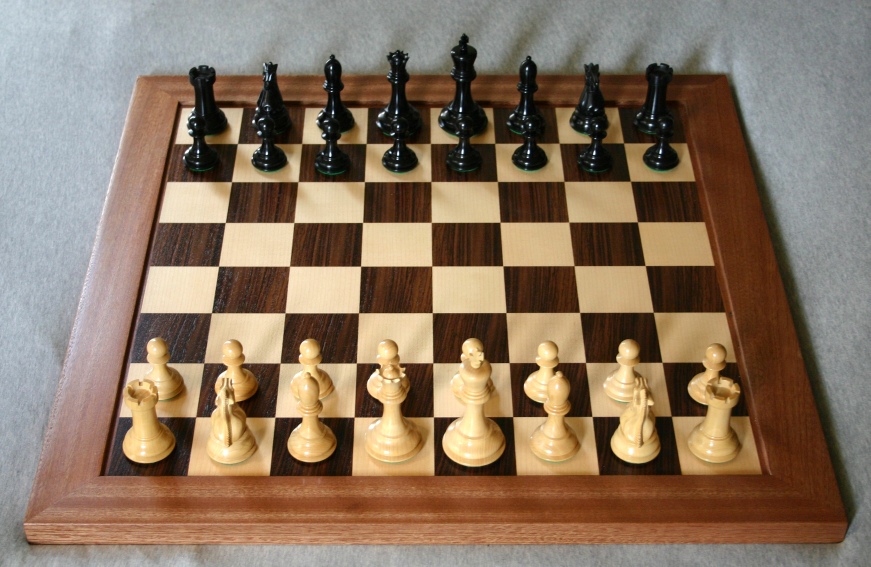
#> input picture Lab 10/chess.jpg, 2611 x 1699 px (shown at 1/3 size)
$ python main.py
#> lines starting #> are read from the running program, lines starting #| are printed output that depends on the picture; after the words box and inside, x2 and y2 are one past the last pixel; in counts of white or black regions, pixels touching at a corner belong together
### Lab 10/vanishing.py
import cv2
import numpy as np

# Find vanishing point directions.
# Inputs:
#   houghLines:  An array of size (N,1,4), which is the output of cv2.HoughLinesP
#   bgr_img:  The original input image (in blue-green-red format)
#   num_to_find:  The desired number of vanishing points to find
#   K:  The camera matrix (if known)
# Outputs:
#   vanishing_directions: A list of num_to_find vectors, each 3 dimensional
def find_vanishing_point_directions(houghLines, bgr_img, num_to_find=3, K=None):
    assert(houghLines.shape[1] == 1)
    assert(houghLines.shape[2] == 4)
    vanishing_directions = []

    # For visualizing the lines, draw on a grayscale version of the image.
    bgr_display = cv2.cvtColor(cv2.cvtColor(bgr_img, cv2.COLOR_BGR2GRAY), cv2.COLOR_GRAY2BGR)
    display_colors = [(0,0,255), (0,255,0), (255,0,0), (255,0,255), (0,255,255), (255,255,0)]

    # Find each vanishing point in turn.
    for n in range(num_to_find):
        d, contributing_lines = find_vanishing_pt(houghLines, bgr_img)
        print("Found a vanishing point with direction vector: ", d)
        print("Number of contributing lines: ", np.sum(contributing_lines))

        # Show contributing line segments.
        for i in range(0, len(houghLines)):
            if contributing_lines[i]:
                l = houghLines[i][0]
                cv2.line(bgr_display, (l[0], l[1]), (l[2], l[3]), display_colors[n], thickness=2, lineType=cv2.LINE_AA)
        cv2.imshow("Contributing line segments", bgr_display)
        cv2.waitKey(0)

        # Eliminate contributing lines and repeat.
        houghLines = houghLines[contributing_lines == False]

    return vanishing_directions

# This function uses RANSAC to find a set of line segments that fit a single vanishing point.
# See this post:  https://yichaozhou.com/post/20190402vanishingpoint/
def find_vanishing_pt(houghLines, bgr_img, K=None):
    best_vanishing_direction = None
    contributing_lines = []

    if K is None:
        # Estimate a camera matrix.
        image_width = bgr_img.shape[1]
        image_height = bgr_img.shape[0]
        f = image_width
        cx = image_width / 2
        cy = image_height / 2
        K = np.array([[f, 0, cx], [0, f, cy], [0, 0, 1]], dtype=np.double)
    Kinv = np.linalg.inv(K)

    num_lines = len(houghLines)
    if num_lines < 2:       # Need at least two lines
        return best_vanishing_direction, contributing_lines

    # Compute normals for each line segment.
    normals = np.ones((num_lines, 3))
    for i in range(num_lines):
        l = houghLines[i][0]
        e1 = Kinv @ np.array([l[0], l[1], 1])
        e2 = Kinv @ np.array([l[2], l[3], 1])
        v = np.cross(e1, e2)
        normals[i, :] = v / np.linalg.norm(v)

    NUM_ITERATIONS = 3000
    INLIER_THRESH = 0.03        # Maximum value of dot product
    best_num_inliers = 0

    for i in range(NUM_ITERATIONS):
        # Randomly pick two lines.
        i1 = np.random.randint(0, num_lines)
        i2 = np.random.randint(0, num_lines)
        if i1==i2:
            continue
        n1 = normals[i1]
        n2 = normals[i2]

        # Get the 3D line direction vector.
        d = np.cross(n1, n2)
        m = np.linalg.norm(d)
        if m < 1e-6:
            continue    # The two lines are colinear in the image; skip them
        d = d / np.linalg.norm(d)

        # Ok, count how many lines are consistent with direction d.
        # A line is consistent if its norm is perpendicular to d.
        residual_errors = np.zeros(num_lines)
        for j in range(num_lines):
            n = normals[j]
            residual_errors[j] = abs(np.dot(n, d))
        num_inliers = np.sum(residual_errors < INLIER_THRESH)
        if num_inliers > best_num_inliers:
            best_num_inliers = num_inliers
            best_vanishing_direction = d
            contributing_lines = residual_errors < INLIER_THRESH

    return best_vanishing_direction, contributing_lines

### Lab 10/main.py
# Name: Peter Kohler
# Class: CSCI 507
# Assignment: Lab 10
# Date: 11/5/21

import cv2
import numpy as np
import math
from vanishing import find_vanishing_pt
from vanishing import find_vanishing_point_directions

def main():
    for image in ["chess.jpg", "corridor1.jpg", "corridor2.jpg", "corridor3.png"]:

        MAX_WIDTH = 1000  # Shrink image to this width, if image is wider (don't need full size)


        bgr_img = cv2.imread(image)
#> bgr_img is the input picture: shape (1699, 2611, 3); mean B, G, R 97.9, 117.7, 137.7
        if bgr_img.shape[1] > MAX_WIDTH:
            s = MAX_WIDTH / bgr_img.shape[1]
            bgr_img = cv2.resize(bgr_img, dsize=None, fx=s, fy=s)
#> bgr_img: shape (651, 1000, 3)
        image_width = bgr_img.shape[1]
        image_height = bgr_img.shape[0]

        gray_img = cv2.cvtColor(bgr_img, cv2.COLOR_BGR2GRAY)

        # Smooth the image with a Gaussian filter.  If sigma is not provided, it
        # computes it automatically using   sigma = 0.3*((ksize-1)*0.5 - 1) + 0.8.
        gray_img = cv2.GaussianBlur(
            src=gray_img,
            ksize=(1, 1),  # kernel size (should be odd numbers; if 0, compute it from sigma)
            sigmaX=0, sigmaY=0)

        # Pick a threshold such that we get a relatively small number of edge points.
        thresh_canny = 200
        MIN_FRACT_EDGES = 0.05
        MAX_FRACT_EDGES = 0.08

        edge_img = cv2.Canny(
            image=gray_img,
            apertureSize=3,  # size of Sobel operator
            threshold1=thresh_canny,  # lower threshold
            threshold2=3 * thresh_canny,  # upper threshold
            L2gradient=True)  # use more accurate L2 norm
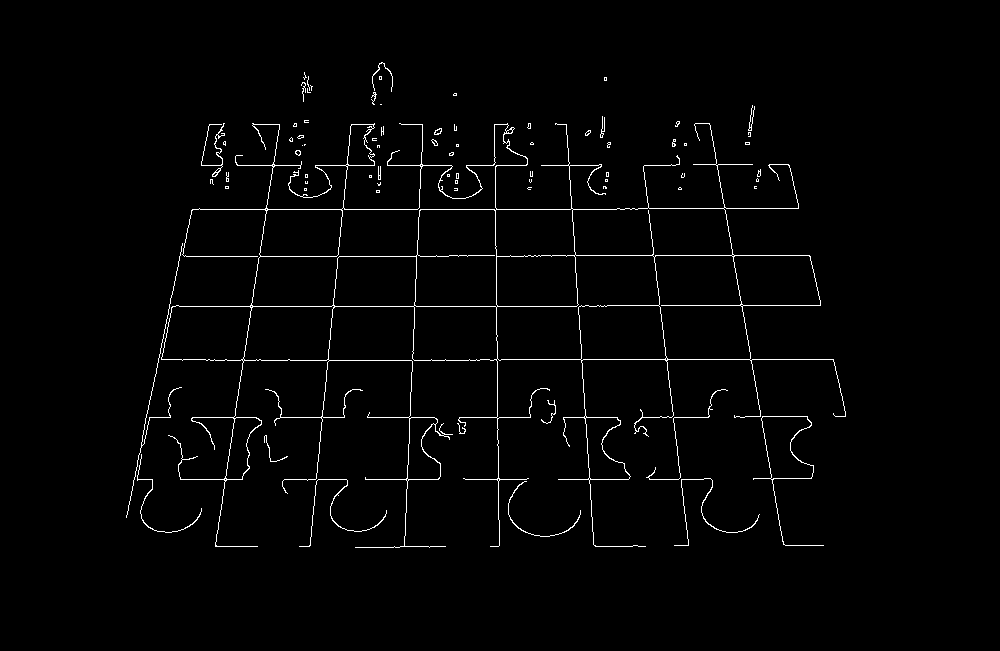
#> edge_img: shape (651, 1000); 1.7% white in thin lines or dots, all inside (x1, y1, x2, y2) = (126, 62, 846, 548)
        # cv2.imshow("Hello", edge_img)
        cv2.imwrite(str(image+" Edge Image.jpg"), edge_img)

        while np.sum(edge_img) / 255 < MIN_FRACT_EDGES * (image_width * image_height):
            print("Decreasing threshold ...")
            thresh_canny *= 0.9
            edge_img = cv2.Canny(
                image=gray_img,
                apertureSize=3,  # size of Sobel operator
                threshold1=thresh_canny,  # lower threshold
                threshold2=3 * thresh_canny,  # upper threshold
                L2gradient=True)  # use more accurate L2 norm
#> this loop made 13 passes
#> thresh_canny on passes 1 to 8: 180, 162, 145.8, 131.2, 118.1, 106.3, 95.66, 86.09
#> (printed output is left out)
#> after the loop, thresh_canny = 50.84
        while np.sum(edge_img) / 255 > MAX_FRACT_EDGES * (image_width * image_height):
            print("Increasing threshold ...")
            thresh_canny *= 1.1
            edge_img = cv2.Canny(
                image=gray_img,
                apertureSize=3,  # size of Sobel operator
                threshold1=thresh_canny,  # lower threshold
                threshold2=3 * thresh_canny,  # upper threshold
                L2gradient=True)  # use more accurate L2 norm
#> this loop made 0 passes
#> after the loop, thresh_canny = 50.84


        # Run Hough transform.  The output hough_lines has size (N,1,2), where N is #lines.
        # The 3rd dimension has values rho,theta for the line.
        MIN_HOUGH_VOTES_FRACTION = 0.04  # Minimum points on a line (as fraction of image width)
        MIN_LINE_LENGTH_FRACTION = 0.06

        # Define a threshold for the peak finder.
        houghThresh = int(image_width * MIN_HOUGH_VOTES_FRACTION)
        # Run Hough transform.  The output houghLines has size (N,1,4), where N is #lines.
        # The 3rd dimension has the line segment endpoints: x0,y0,x1,y1.
        houghLines = cv2.HoughLinesP(
            image=edge_img,
            rho=1,
            theta=math.pi / 180,
            threshold=houghThresh,
            lines=None,
            minLineLength=int(image_width * MIN_LINE_LENGTH_FRACTION),
            maxLineGap=10)
#> houghLines = 90 rows, first 6: [27, 601, 700, 601], [33, 626, 226, 626], [460, 479, 532, 479], [164, 306, 606, 306], [188, 546, 335, 546], [469, 359, 843, 359]
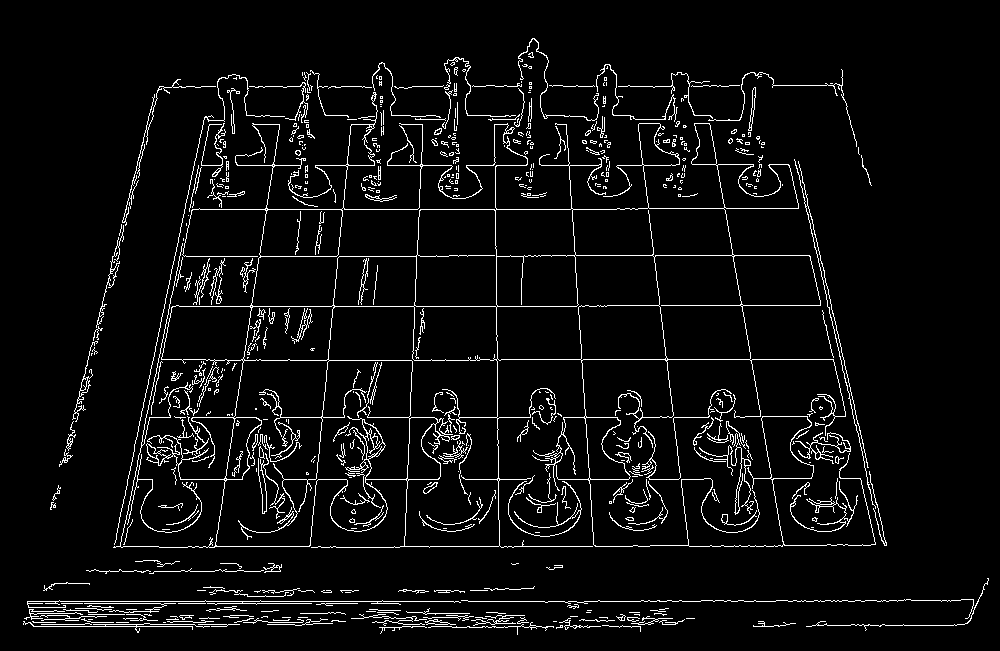
#> edge_img: shape (651, 1000); 5.2% white in thin lines or dots, all inside (x1, y1, x2, y2) = (23, 38, 989, 635)
        print("Found %d line segments" % len(houghLines))
#| Found 90 line segments

        # For visualizing the lines, draw on a grayscale version of the image.
        bgr_display = cv2.cvtColor(cv2.cvtColor(bgr_img, cv2.COLOR_BGR2GRAY), cv2.COLOR_GRAY2BGR)
        for i in range(0, len(houghLines)):
            l = houghLines[i][0]
            cv2.line(bgr_display, (l[0], l[1]), (l[2], l[3]), (0, 0, 255),
                     thickness=2, lineType=cv2.LINE_AA)
#> this loop made 90 passes
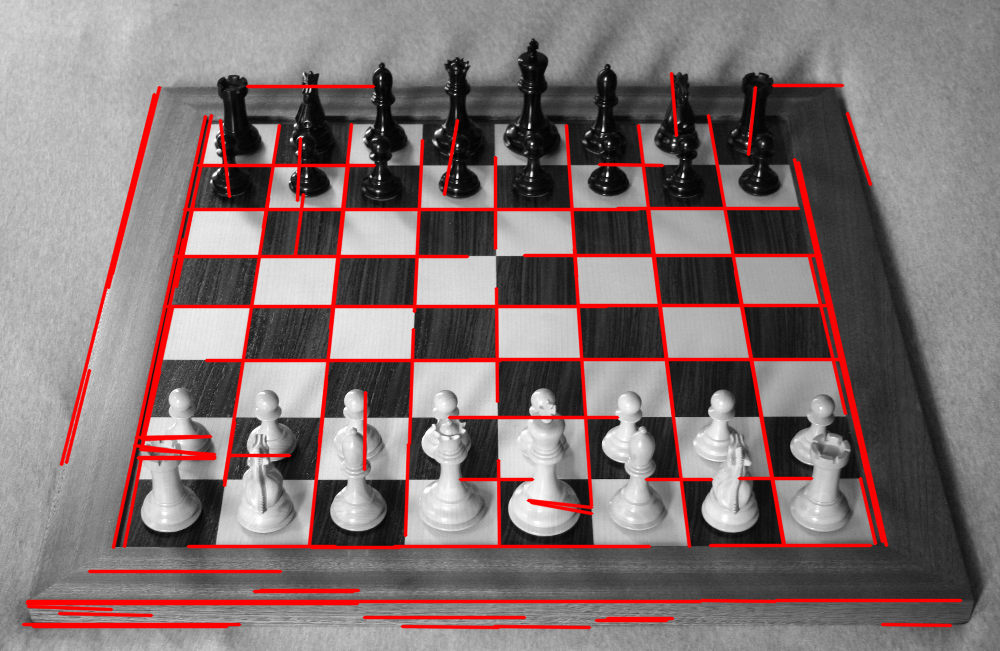
#> bgr_display: shape (651, 1000, 3); mean B, G, R 113.7, 113.7, 130.9
        find_vanishing_point_directions(houghLines,bgr_display, 3, None)
#> in find_vanishing_point_directions, `bgr_display = cv2.cvtColor(cv2.cvtColor(bgr_img, cv2.COLOR_BGR2GRAY), ..`:
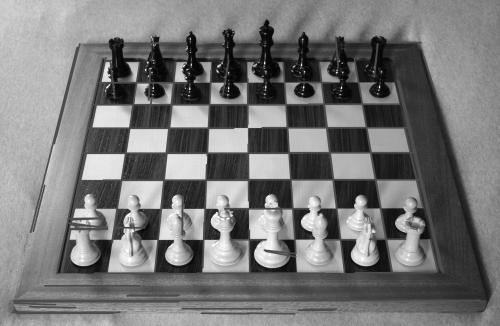
#> bgr_display: shape (651, 1000, 3) (shown at 1/2 size); min 0, max 255, mean 118.8
#> the loop in find_vanishing_point_directions, `for n in range(num_to_find):` made 3 passes
#> (num_lines in find_vanishing_pt, d) on passes 1 to 3: (90, [0.999, 0.000917, -0.047]), (49, [0.00686, 0.825, -0.565]), (11, [0.232, -0.122, -0.965])
#> (printed output is left out)
#> pass 1, in find_vanishing_point_directions, `cv2.imshow("Contributing line segments", bgr_display)`:
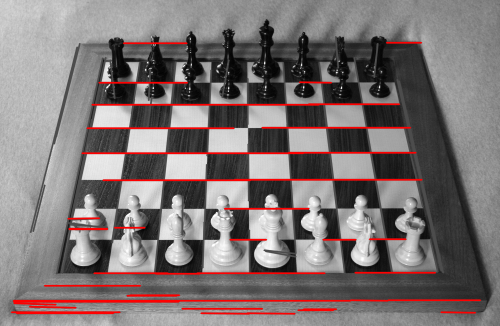
#> window 'Contributing line segments': shape (651, 1000, 3) (shown at 1/2 size); mean B, G, R 116, 116, 125.1
#> after the loop in find_vanishing_point_directions, `for n in range(num_to_find):`:
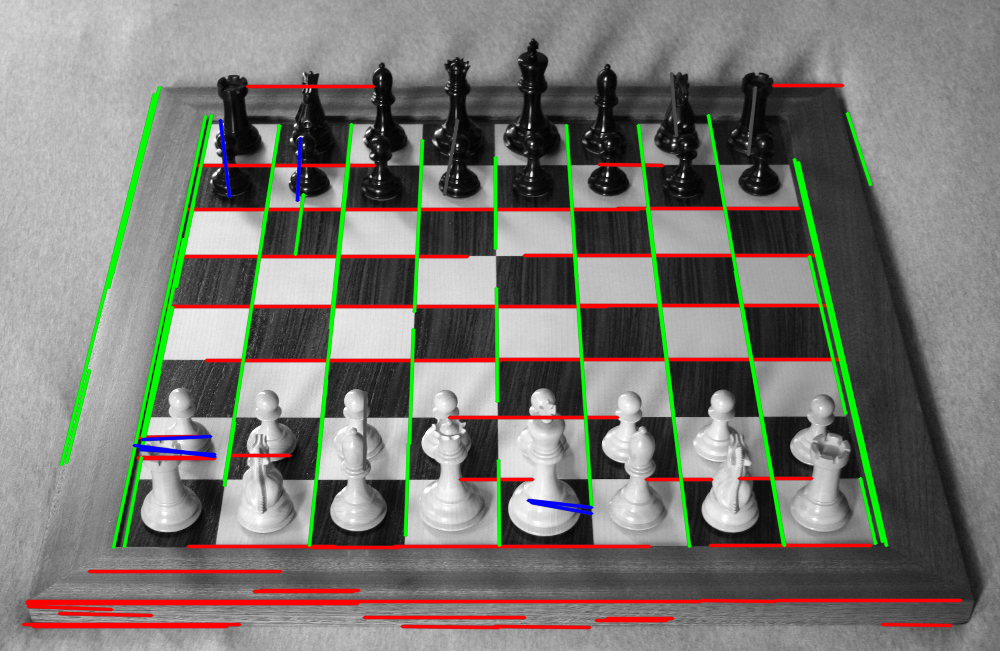
#> bgr_display: shape (651, 1000, 3); 9.29% of pixels changed, all inside (x1, y1, x2, y2) = (21, 83, 963, 630)
#> pass 2 of the loop in main, `for image in ["chess.jpg", "corridor1.jpg", "corridor2.jpg", "corridor..`:
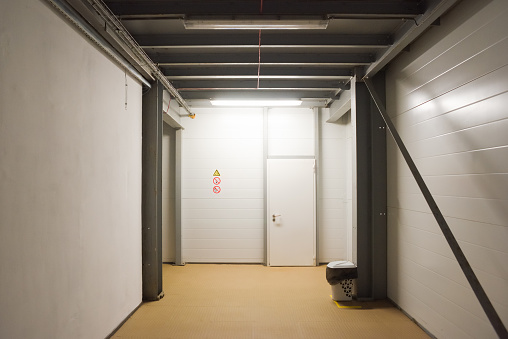
#> input picture Lab 10/corridor1.jpg, 508 x 339 px
#> in main, bgr_img is the input picture: shape (339, 508, 3); mean B, G, R 123.1, 137.5, 148.9
#> gray_img: shape (339, 508)
#> in main, `edge_img = cv2.Canny( image=gray_img, apertureSize=3,`:
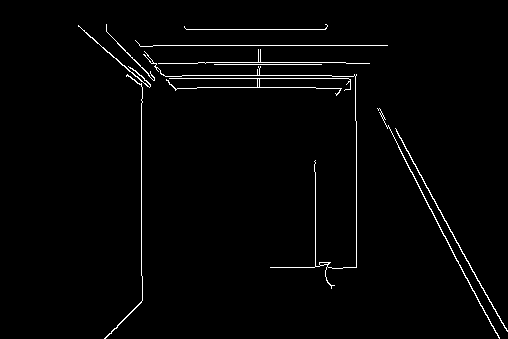
#> edge_img: shape (339, 508); 1.8% white in thin lines or dots, all inside (x1, y1, x2, y2) = (78, 24, 508, 339)
#> the loop in main, `while np.sum(edge_img) / 255 < MIN_FRACT_EDGES * (image_width * image_..` made 8 passes
#> (printed output is left out)
#> after the loop in main, `while np.sum(edge_img) / 255 < MIN_FRACT_EDGES * (image_width * image_..`: thresh_canny = 86.09
#> in main, `houghLines = cv2.HoughLinesP( image=edge_img, rho=1, theta=math.pi / 1..`: houghLines = 97 rows, first 6: [356, 63, 480, 305], [153, 45, 407, 45], [124, 78, 368, 78], [164, 47, 405, 47], [198, 62, 345, 62], [184, 20, 325, 20]
#| Found 97 line segments
#> the loop in main, `for i in range(0, len(houghLines)):` made 97 passes
#> the loop in find_vanishing_point_directions (call 2), `for n in range(num_to_find):` made 3 passes
#> (num_lines in find_vanishing_pt, d) on passes 1 to 3: (97, [-0.0017, -0.0212, -1]), (55, [-0.998, -0.0106, 0.059]), (28, [-0.00985, 0.999, -0.0379])
#> (printed output is left out)
#> after the loop in find_vanishing_point_directions (call 2), `for n in range(num_to_find):`:
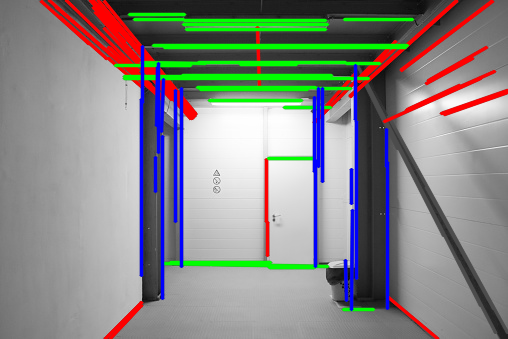
#> bgr_display: shape (339, 508, 3); mean B, G, R 133.6, 136.4, 134.4
#> after the loop in find_vanishing_point_directions (call 2), `for n in range(num_to_find):`: houghLines = [[356, 63, 480, 305], [388, 116, 507, 332], [390, 131, 443, 235], [458, 261, 495, 332], [426, 187, 493, 308], [363, 80, 397, 148], [312, 111, 350, 82], [309, 97, 339, 99]]


# Press the green button in the gutter to run the script.
if __name__ == '__main__':
    main()

# See PyCharm help at https://www.jetbrains.com/help/pycharm/
